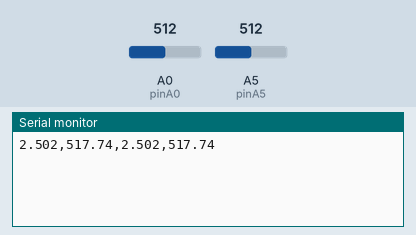
Simulated run of this sketch. Board: Arduino Uno, built with avr-gcc and run on an emulated ATmega328P. Parts: the last lines printed to the serial monitor. The inputs (shaded band) are chosen by the test bench; at power-on: A0 (pinA0) = 512, A5 (pinA5) = 512.

Above: at 1.2 s.
1.3 s: A0 (pinA0) set to 716
At 2.7 s:
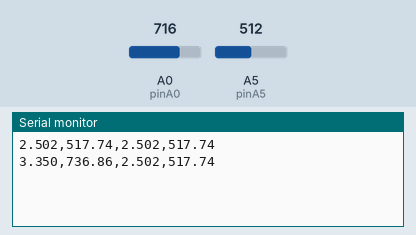
2.8 s: A5 (pinA5) set to 716
At 4.1 s:
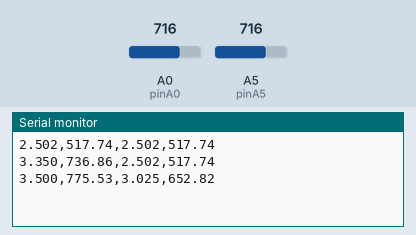
4.3 s: A0 (pinA0) set to 900
At 5.4 s:
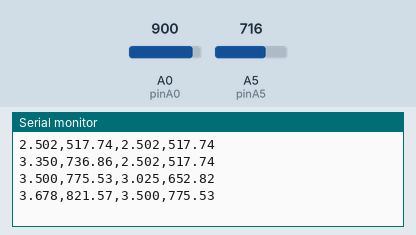
5.8 s: A5 (pinA5) set to 900
At 5.8 s:
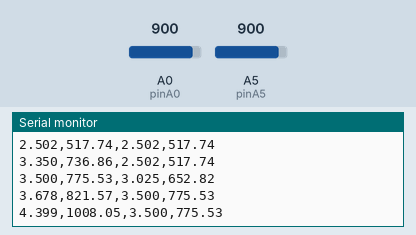
Timing chart, 0 to 8.3 s (numbered marks = the images above; inputs shaded):
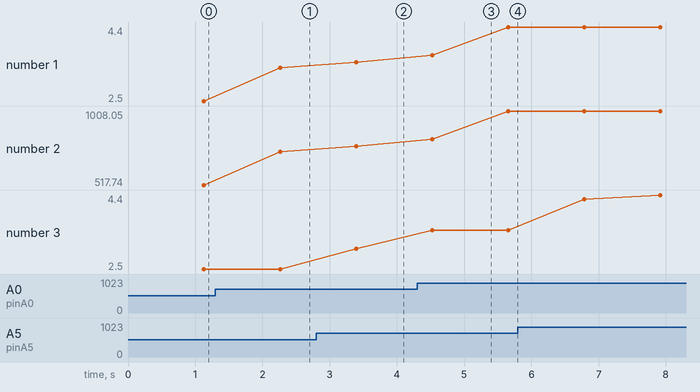

The sketch:

PressuresToSerial.ino
```cpp
// Analog input pins
const int pinA0 = A0;
const int pinA5 = A5;

// Sensor calibration constants
const float voltageZero = 0.5;   // Voltage at 0 PSI
const float voltageMax  = 4.5;   // Voltage at +150 PSI
const float psiRange    = 150.0;
const float kPaPerPsi   = 6.89476;

// Combined conversion factor
const float conversionFactor =
  (psiRange / (voltageMax - voltageZero)) * kPaPerPsi;

// Number of interleaved sample pairs per second
const int numPairs = 500; // 500 A0 reads + 500 A5 reads within ~1 second

static inline float adcToVoltage(int adc) {
  return adc * (5.0f / 1023.0f);
}

void setup() {
  Serial.begin(115200);  // higher baud to reduce print bottlenecks
}

void loop() {
  float sumV0 = 0.0f;
  float sumV5 = 0.0f;

  // Interleaved sampling window (~1 second total)
  // Each iteration reads both channels back-to-back.
  for (int i = 0; i < numPairs; i++) {
    int adc0 = analogRead(pinA0);
    int adc5 = analogRead(pinA5);

    sumV0 += adcToVoltage(adc0);
    sumV5 += adcToVoltage(adc5);

    delay(1000 / numPairs); // ~2 ms per pair when numPairs=500
  }

  float avgV0 = sumV0 / numPairs;
  float avgV5 = sumV5 / numPairs;

  float p0_kPa = (avgV0 - voltageZero) * conversionFactor;
  float p5_kPa = (avgV5 - voltageZero) * conversionFactor;

  // One machine-friendly line per second:
  // A0_V,A0_PkPa,A5_V,A5_PkPa
  Serial.print(avgV0, 3);
  Serial.print(",");
  Serial.print(p0_kPa, 2);
  Serial.print(",");
  Serial.print(avgV5, 3);
  Serial.print(",");
  Serial.println(p5_kPa, 2);
}
```

Measured:
- after the input at 1.3 s, the serial monitor: prints a new line after 0.96 s (image 1)
- after the input at 2.8 s, the serial monitor: prints a new line after 0.59 s (image 2)
- after the input at 4.3 s, the serial monitor: prints a new line after 0.22 s (image 3)
- plotted number 1: 2.5 → 3.35 after the input at 1.3 s, 3.5 → 4.4 after the input at 4.3 s
- plotted number 2: 517.74 → 736.86 after the input at 1.3 s, 775.53 → 1008.05 after the input at 4.3 s
- plotted number 3: 2.5 → 3.02 after the input at 2.8 s
